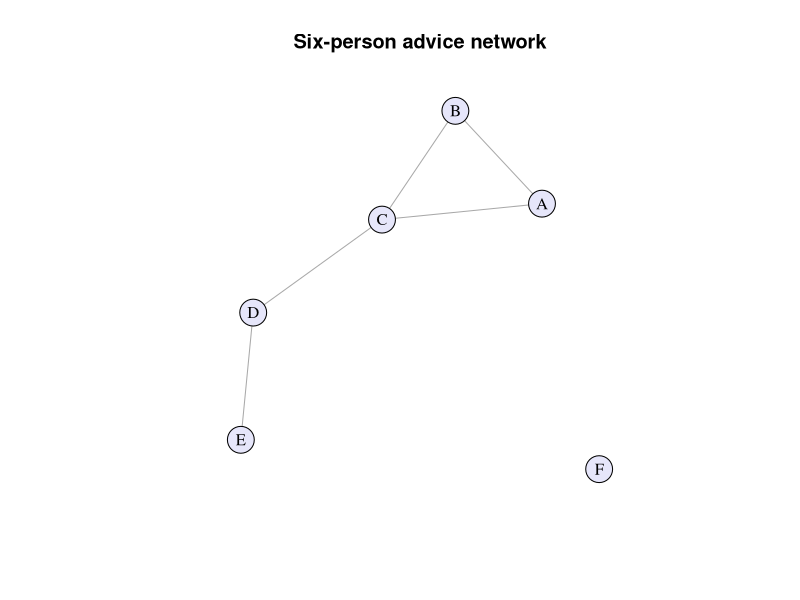
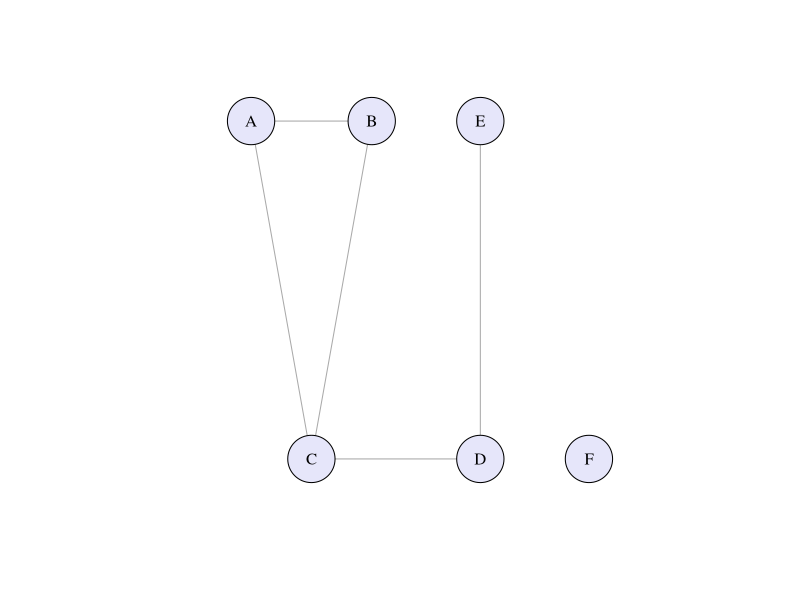
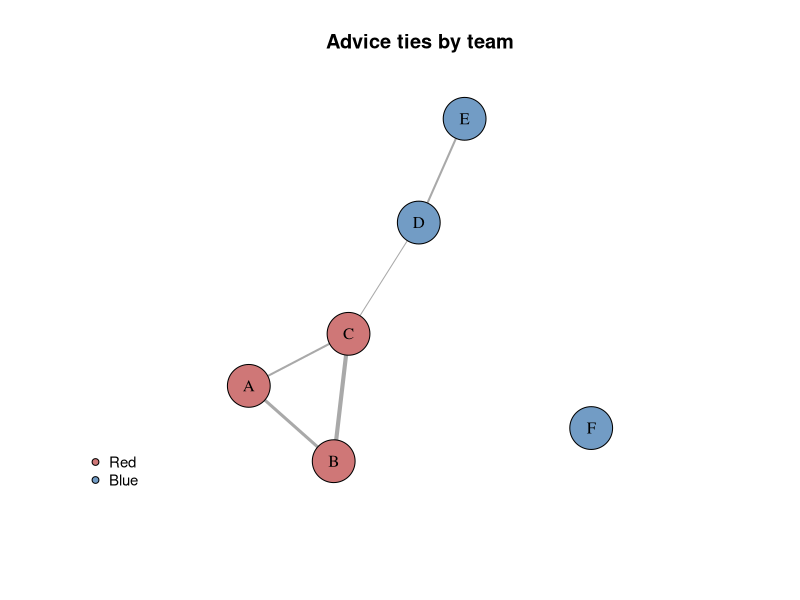
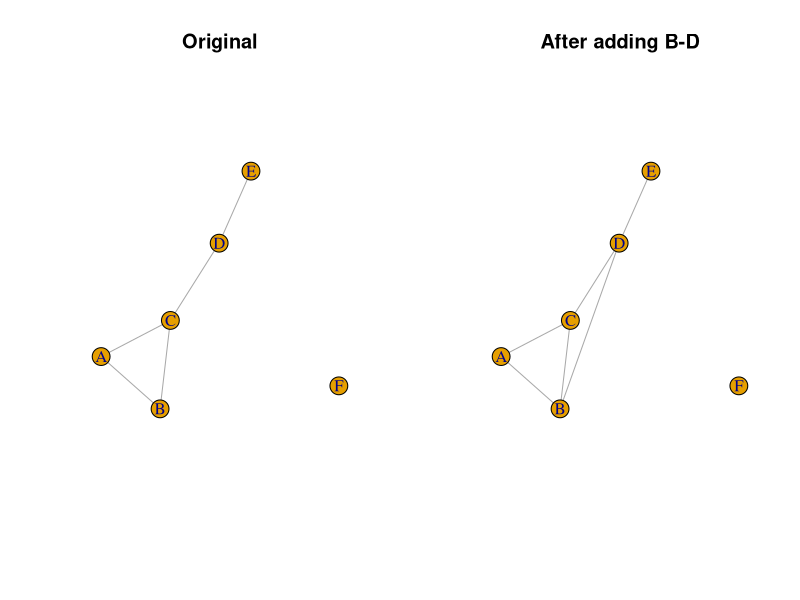
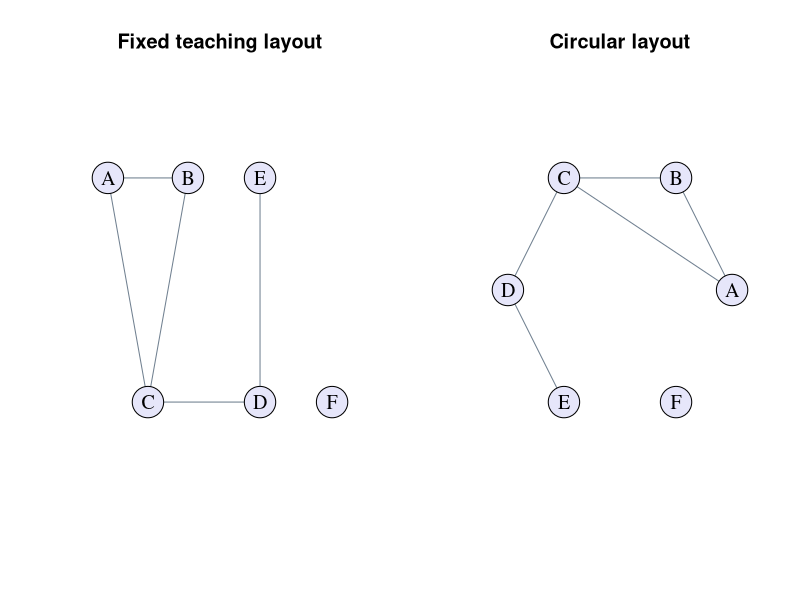
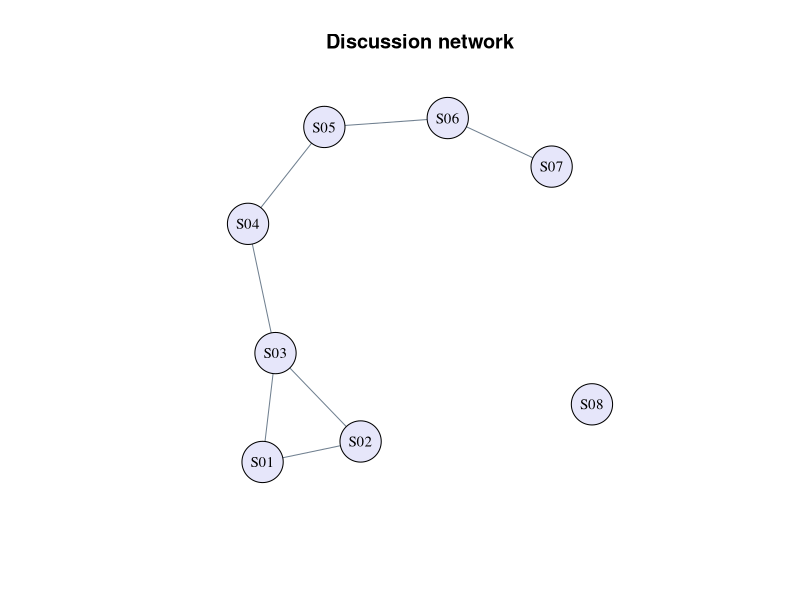
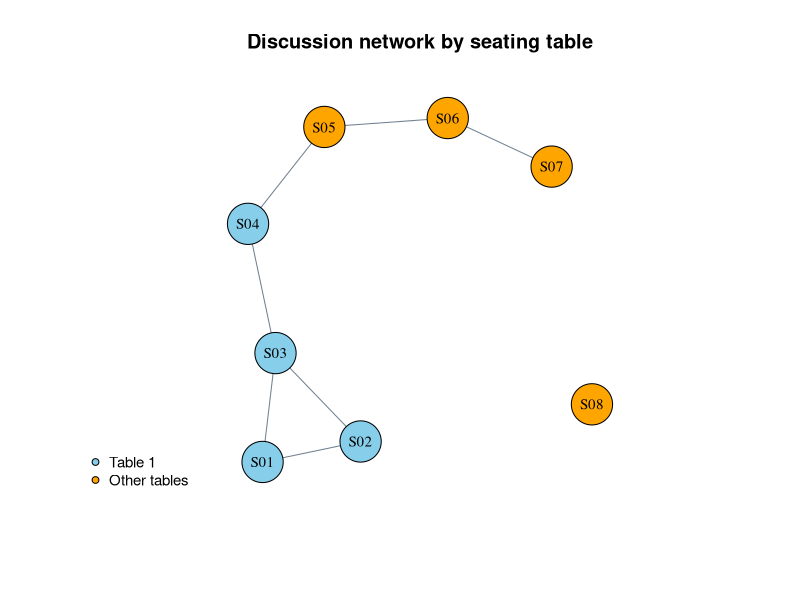
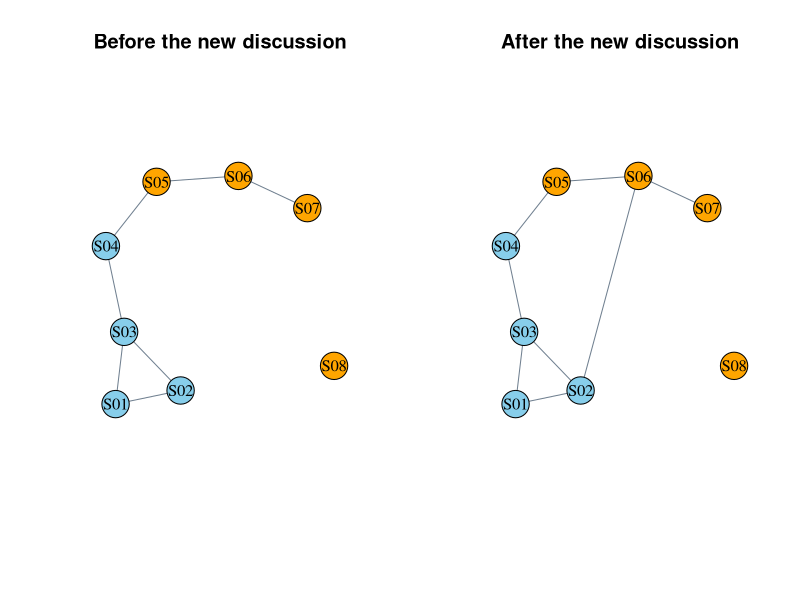

The R script that drew these images, in order:
## ---- chunk 1
knitr::opts_chunk$set(fig.width = 8, fig.height = 4.5,
                      fig.align = "center", collapse = TRUE, comment = "#>")
## ---- chunk 2
library(igraph)
## ---- chunk 3
nodes <- data.frame(name = LETTERS[1:6])
edges <- data.frame(
  from = c("A", "A", "B", "C", "D"),
  to   = c("B", "C", "C", "D", "E")
)
nodes
edges

g <- graph_from_data_frame(edges, directed = FALSE, vertices = nodes)
## ---- chunk 4
roster <- nodes
roster$team <- c("Red", "Red", "Red", "Blue", "Blue", "Blue")
ties <- edges
ties$contacts <- c(3, 2, 4, 1, 2)
g_demo <- graph_from_data_frame(ties, directed = FALSE, vertices = roster)
roster
ties
g_demo
## ---- chunk 5
c(actors = vcount(g_demo), ties = ecount(g_demo))
is_directed(g_demo)
is_simple(g_demo)   # no loops or parallel edges
vertex_attr_names(g_demo)
edge_attr_names(g_demo)
V(g_demo)[V(g_demo)$team == "Blue"]
neighbors(g_demo, "C")
as_data_frame(g_demo, what = "both")
## ---- chunk 6
A <- as_adjacency_matrix(g, sparse = FALSE)
A
A["A", "B"]
A["B", "A"]
diag(A)
## ---- chunk 7
A
t(A)
sum(A)                 # Twice the number of undirected ties
## ---- chunk 8
g_matrix <- graph_from_adjacency_matrix(A, mode = "undirected", diag = FALSE)
A
as_adjacency_matrix(g_matrix, sparse = FALSE)
## ---- chunk 9
counts <- matrix(c(0, 3, 3, 0), 2, dimnames = list(c("A","B"), c("A","B")))
one_tie <- graph_from_adjacency_matrix(counts, mode = "undirected", weighted = TRUE)
three_ties <- graph_from_adjacency_matrix(counts, mode = "undirected", weighted = NULL)
c(weighted_edges = ecount(one_tie), event_edges = ecount(three_ties))
E(one_tie)$weight
## ---- chunk 10
g_added <- add_edges(g, c("B", "D"))
cd <- get_edge_ids(g, c("C", "D"), error = TRUE)
g_deleted <- delete_edges(g, cd)
g_team <- induced_subgraph(g_demo, V(g_demo)[V(g_demo)$team == "Red"])
g_expanded <- add_vertices(g, 1, name = "G")
g_without_f <- delete_vertices(g, "F")
c(original = ecount(g), added = ecount(g_added), deleted = ecount(g_deleted))
as_data_frame(g_team, what = "both")
## ---- chunk 11
plot(g, vertex.color = "lavender", vertex.label.color = "black",
     main = "Six-person advice network")
## ---- chunk 12
fixed_layout <- rbind(c(0, 1), c(2, 1), c(1, 0),
                      c(3.8, 0), c(3.8, 1), c(5.6, 0))
plot(g, layout = fixed_layout, vertex.size = 28,
     vertex.color = "lavender", vertex.label.color = "black")
## ---- chunk 13
plot_advice <- function(network, main = "", layout = fixed_layout) {
  plot(network, layout = layout, main = main,
       vertex.size = 28, vertex.color = "lavender",
       vertex.label.color = "black", vertex.label.cex = 1.2,
       edge.color = "slategray", edge.arrow.size = 0.5)
}
## ---- chunk 14
team_colours <- c(Red = "#CF7777", Blue = "#729CC5")
set.seed(42)
xy <- layout_with_fr(g_demo, weights = NA)
V(g_demo)$color <- unname(team_colours[V(g_demo)$team])
plot(g_demo, layout = xy, vertex.size = 25, vertex.label.color = "black",
     edge.width = E(g_demo)$contacts, main = "Advice ties by team")
legend("bottomleft", legend = names(team_colours), pt.bg = team_colours,
       pch = 21, bty = "n", cex = 0.9)
## ---- chunk 15
op <- par(mfrow = c(1, 2))
plot(g, layout = xy, main = "Original")
plot(g_added, layout = xy, main = "After adding B-D")
par(op)
## ---- chunk 16
par(mfrow = c(1, 2))
plot_advice(g, "Fixed teaching layout")
plot_advice(g, "Circular layout", layout = layout_in_circle(g))
par(mfrow = c(1, 1))
## ---- chunk 17
class_nodes <- data.frame(
  name = c("S01", "S02", "S03", "S04", "S05", "S06", "S07", "S08"),
  table = c("1", "1", "1", "1", "2", "2", "3", "3")
)
class_nodes
## ---- chunk 18
class_ties <- data.frame(
  from = c("S01", "S01", "S02", "S03", "S04", "S05", "S06"),
  to   = c("S02", "S03", "S03", "S04", "S05", "S06", "S07")
)
class_ties
## ---- chunk 19
g_class <- graph_from_data_frame(
  class_ties,
  directed = FALSE,
  vertices = class_nodes
)
g_class
## ---- chunk 20
V(g_class)$name
E(g_class)
vcount(g_class)
ecount(g_class)
as_data_frame(g_class, what = "vertices")
as_data_frame(g_class, what = "edges")
## ---- chunk 21
set.seed(666)
class_layout <- layout_with_fr(g_class)
plot(g_class, layout = class_layout,
     vertex.label = V(g_class)$name,
     vertex.color = "lavender", vertex.size = 24,
     vertex.label.color = "black", vertex.label.cex = 0.9,
     edge.color = "slategray",
     main = "Discussion network")
## ---- chunk 22
V(g_class)$color <- ifelse(V(g_class)$table == "1", "skyblue", "orange")
plot(g_class, layout = class_layout, vertex.size = 24,
     vertex.label.color = "black", vertex.label.cex = 0.9,
     edge.color = "slategray", main = "Discussion network by seating table")
legend("bottomleft", legend = c("Table 1", "Other tables"),
       pt.bg = c("skyblue", "orange"), pch = 21, bty = "n", cex = 0.9)
## ---- chunk 23
g_class_plus <- add_edges(g_class, c("S02", "S06"))
as_data_frame(g_class_plus, what = "edges")
## ---- chunk 24
par(mfrow = c(1, 2))
plot(g_class, layout = class_layout, vertex.size = 24,
     vertex.label.color = "black", edge.color = "slategray",
     main = "Before the new discussion")
plot(g_class_plus, layout = class_layout, vertex.size = 24,
     vertex.label.color = "black", edge.color = "slategray",
     main = "After the new discussion")
par(mfrow = c(1, 1))
## ---- chunk 25
class_edge <- get_edge_ids(g_class, c("S03", "S04"))
g_class_corrected <- delete_edges(g_class, class_edge)
as_data_frame(g_class_corrected, what = "edges")
plot(g_class_corrected, layout = class_layout, vertex.size = 24,
     vertex.label.color = "black", edge.color = "slategray",
     main = "After removing an incorrect pair")
## ---- chunk 26
class_table1 <- V(g_class)[V(g_class)$table == "1"]
g_class_table1 <- induced_subgraph(g_class, class_table1)
as_data_frame(g_class_table1, what = "both")
plot(g_class_table1, layout = layout_in_circle(g_class_table1),
     vertex.size = 26, vertex.label.color = "black",
     edge.color = "slategray", main = "Students at table 1")
## ---- chunk 27
g_class_without_s03 <- delete_vertices(g_class, "S03")
as_data_frame(g_class_without_s03, what = "both")
plot(g_class_without_s03, layout = layout_in_circle(g_class_without_s03),
     vertex.size = 24, vertex.label.color = "black",
     edge.color = "slategray", main = "A smaller set of students")
## ---- chunk 28
g_list <- graph_from_edgelist(as.matrix(edges[c("from", "to")]), directed = FALSE)
g_list <- add_vertices(g_list, 1, name = "F")
g_ring <- make_ring(5)
## ---- chunk 29
attendance <- matrix(c(1, 1, 0, 0, 1, 1), nrow = 3,
                     dimnames = list(c("A","B","C"), c("Event 1","Event 2")))
g_events <- graph_from_biadjacency_matrix(attendance)
as_data_frame(g_events, what = "both")
## ---- chunk 30
events <- data.frame(from = c("A","A","B"), to = c("B","B","B"),
                     contacts = c(2, 3, 1))
g_events_raw <- graph_from_data_frame(events, directed = FALSE, vertices = roster)
is_simple(g_events_raw)
g_clean <- simplify(g_events_raw, remove.multiple = TRUE, remove.loops = TRUE,
                    edge.attr.comb = list(contacts = "sum", "ignore"))
as_data_frame(g_clean, what = "edges")
## ---- chunk 31
data.frame(node = V(g)$name,
           matrix_row_sum = rowSums(A),
           igraph_degree = degree(g))
## ---- chunk 32
n <- vcount(g)
m <- ecount(g)
c(sum_degree = sum(degree(g)), twice_ties = 2 * m,
  mean_degree = mean(degree(g)), formula_mean = 2 * m / n)
## ---- chunk 33
data.frame(node = V(g)$name, degree = degree(g),
           share_of_possible_neighbours = degree(g) / (vcount(g) - 1))
## ---- chunk 34
possible_ties <- n * (n - 1) / 2
c(nodes = n, ties = m, possible_ties = possible_ties,
  density_by_hand = m / possible_ties,
  density_igraph = edge_density(g, loops = FALSE))
## ---- chunk 35
edges_plus <- rbind(edges, data.frame(from = "E", to = "F"))
g_plus <- graph_from_data_frame(edges_plus, directed = FALSE,
                                vertices = nodes)
## ---- chunk 36
data.frame(node = V(g)$name, before = degree(g), after = degree(g_plus))
c(before = edge_density(g), after = edge_density(g_plus))
plot_advice(g_plus, "After adding E-F")
## ---- chunk 37
g_without_node_list <- graph_from_data_frame(edges, directed = FALSE)
c(nodes = vcount(g_without_node_list),
  density = edge_density(g_without_node_list))
## ---- chunk 38
cycle_6 <- make_ring(6, directed = FALSE)
cycle_20 <- make_ring(20, directed = FALSE)
cycle_100 <- make_ring(100, directed = FALSE)
data.frame(
  nodes = c(6, 20, 100),
  mean_degree = c(mean(degree(cycle_6)), mean(degree(cycle_20)),
                  mean(degree(cycle_100))),
  density = c(edge_density(cycle_6), edge_density(cycle_20),
              edge_density(cycle_100))
)
## ---- chunk 39
g_dir <- graph_from_data_frame(edges, directed = TRUE, vertices = nodes)
plot_advice(g_dir, "Directed nominations: seeker to source")
A_dir <- as_adjacency_matrix(g_dir, sparse = FALSE)
A_dir
neighbors(g_dir, "C", mode = "in")
neighbors(g_dir, "C", mode = "out")
## ---- chunk 40
data.frame(node = V(g_dir)$name,
           out_matrix = rowSums(A_dir),
           out_degree = degree(g_dir, mode = "out"),
           in_matrix = colSums(A_dir),
           in_degree = degree(g_dir, mode = "in"))
## ---- chunk 41
c(directed_density = edge_density(g_dir, loops = FALSE),
  formula = ecount(g_dir) / (vcount(g_dir) * (vcount(g_dir) - 1)),
  sum_out_degree = sum(degree(g_dir, mode = "out")),
  sum_in_degree = sum(degree(g_dir, mode = "in")))
## ---- chunk 42
reversed_edges <- data.frame(from = edges$to, to = edges$from)
g_reverse <- graph_from_data_frame(reversed_edges, directed = TRUE,
                                   vertices = nodes)
data.frame(node = V(g_dir)$name,
           original_in = degree(g_dir, mode = "in"),
           reversed_out = degree(g_reverse, mode = "out"))
c(original_density = edge_density(g_dir),
  reversed_density = edge_density(g_reverse))
## ---- chunk 43
weighted_edges <- edges
weighted_edges$weight <- c(3, 1, 2, 4, 1)
g_weighted <- graph_from_data_frame(weighted_edges, directed = TRUE,
                                   vertices = nodes)
W <- as_adjacency_matrix(g_weighted, attr = "weight", sparse = FALSE)
W
## ---- chunk 44
data.frame(node = V(g_weighted)$name,
           out_degree = degree(g_weighted, mode = "out"),
           out_strength = strength(g_weighted, mode = "out"))
## ---- chunk 45
x <- setNames(c(1, 0, 0, 0, 0, 0), V(g)$name)
x
A %*% x
## ---- chunk 46
ones <- rep(1, nrow(A))
data.frame(node = rownames(A),
           matrix_degree = as.numeric(A %*% ones),
           package_degree = degree(g))
## ---- chunk 47
M <- matrix(c(1, 1, 0,
              0, 1, 1), nrow = 2, byrow = TRUE,
            dimnames = list(c("A", "B"), c("X", "Y", "Z")))
N <- matrix(c(2, 0,
              1, 3,
              0, 1), nrow = 3, byrow = TRUE,
            dimnames = list(c("X", "Y", "Z"), c("U", "V")))
M
N
## ---- chunk 48
M %*% N
## ---- chunk 49
A2 <- A %*% A
A2
c(AA = A2["A", "A"], AB = A2["A", "B"],
  AD = A2["A", "D"], AE = A2["A", "E"])
## ---- chunk 50
A^2
A
## ---- chunk 51
A3 <- A2 %*% A
A3["A", "E"]
## ---- chunk 52
Delta <- distances(g, mode = "all", weights = NA)
Delta
components(g)$membership
components(g)$csize
## ---- chunk 53
bridge_edges <- bridges(g)
as_edgelist(g)[as.integer(bridge_edges), , drop = FALSE]
as_ids(articulation_points(g))
## ---- chunk 54
edges_no_ab <- edges[!(edges$from == "A" & edges$to == "B"), ]
edges_no_cd <- edges[!(edges$from == "C" & edges$to == "D"), ]
g_no_ab <- graph_from_data_frame(edges_no_ab, directed = FALSE,
                                 vertices = nodes)
g_no_cd <- graph_from_data_frame(edges_no_cd, directed = FALSE,
                                 vertices = nodes)
par(mfrow = c(1, 2))
plot_advice(g_no_ab, "Remove A-B")
plot_advice(g_no_cd, "Remove C-D")
par(mfrow = c(1, 1))
data.frame(version = c("Original", "Remove A-B", "Remove C-D"),
           components = c(components(g)$no, components(g_no_ab)$no,
                          components(g_no_cd)$no),
           density = c(edge_density(g), edge_density(g_no_ab),
                       edge_density(g_no_cd)))
## ---- chunk 55
components(g_dir, mode = "weak")$membership
components(g_dir, mode = "strong")$membership
distances(g_dir, mode = "out", weights = NA)
## ---- chunk 56
g_connected <- induced_subgraph(g, vids = LETTERS[1:5])
closeness(g_connected, normalized = TRUE, weights = NA)
## ---- chunk 57
inverse_distance <- 1 / Delta
diag(inverse_distance) <- 0
harmonic_manual <- rowSums(inverse_distance) / (vcount(g) - 1)
harmonic_package <- harmonic_centrality(
  g, mode = "all", normalized = TRUE, weights = NA
)
data.frame(node = V(g)$name, manual = harmonic_manual,
           igraph = harmonic_package)
## ---- chunk 58
scores <- data.frame(
  node = V(g)$name,
  degree = degree(g),
  harmonic = harmonic_package,
  betweenness = betweenness(g, directed = FALSE,
                            normalized = FALSE, weights = NA),
  eigenvector = eigen_centrality(g, directed = FALSE,
                                 weights = NA)$vector
)
knitr::kable(scores, digits = 3, row.names = FALSE)
## ---- chunk 59
c(raw_C = scores$betweenness[scores$node == "C"],
  normalized_C = betweenness(g, directed = FALSE,
                             normalized = TRUE, weights = NA)["C"])
## ---- chunk 60
g_alt <- add_edges(g, c("B", "D"))
par(mfrow = c(1, 2))
plot_advice(g, "Original")
plot_advice(g_alt, "With B-D")
par(mfrow = c(1, 1))
## ---- chunk 61
route_comparison <- data.frame(
  node = V(g)$name,
  degree_before = degree(g),
  degree_after = degree(g_alt),
  brokerage_before = betweenness(g, directed = FALSE, weights = NA),
  brokerage_after = betweenness(g_alt, directed = FALSE, weights = NA)
)
knitr::kable(route_comparison, row.names = FALSE)
as_ids(articulation_points(g_alt))
## ---- chunk 62
position <- setNames(c("Group 1", "Group 1", "Group 1",
                       "Group 2", "Group 2", "Group 2"), nodes$name)
discussions <- as_data_frame(g, what = "edges")
discussions$cross_group <- unname(position[discussions$from] !=
                                  position[discussions$to])
discussions
mean(discussions$cross_group)
## ---- chunk 63
page_scores <- page_rank(g_dir, damping = 0.85, weights = NA)$vector
data.frame(node = V(g_dir)$name,
           incoming_nominations = degree(g_dir, mode = "in"),
           PageRank = round(page_scores, 3))
## ---- chunk 64
score <- rep(1, nrow(A))
history <- matrix(NA_real_, nrow = 8, ncol = nrow(A),
                  dimnames = list(paste0("step_", 1:8), rownames(A)))
for (step in seq_len(nrow(history))) {
  score <- as.numeric(A %*% score)
  score <- score / max(score)
  history[step, ] <- score
}
knitr::kable(history, digits = 3)
## ---- chunk 65
eig <- eigen(A, symmetric = TRUE)
lambda <- eig$values[1]
x_eigen <- eig$vectors[, 1]
# The sign and scale of an eigenvector are arbitrary.
if (sum(x_eigen) < 0) x_eigen <- -x_eigen
x_eigen <- x_eigen / max(x_eigen)
names(x_eigen) <- rownames(A)
lambda
x_eigen
## ---- chunk 66
round(A %*% x_eigen, 3)
round(lambda * x_eigen, 3)
data.frame(node = rownames(A), matrix_solution = x_eigen,
           igraph_solution = eigen_centrality(g, weights = NA)$vector)
## ---- chunk 67
x_demo <- setNames(c(1, 2, 4, 0, 0, 0), rownames(A_dir))
data.frame(node = rownames(A_dir),
           outgoing_neighbour_values = as.numeric(A_dir %*% x_demo),
           values_received = as.numeric(t(A_dir) %*% x_demo))
## ---- chunk 68
n_dir <- nrow(A_dir)
out_degree <- rowSums(A_dir)
P <- matrix(0, n_dir, n_dir, dimnames = dimnames(A_dir))
for (i in seq_len(n_dir)) {
  if (out_degree[i] > 0) {
    P[i, ] <- A_dir[i, ] / out_degree[i]
  } else {
    P[i, ] <- rep(1 / n_dir, n_dir)
  }
}
P
rowSums(P)
## ---- chunk 69
alpha <- 0.85
v <- rep(1 / n_dir, n_dir)
p_manual <- as.numeric(solve(diag(n_dir) - alpha * t(P),
                             (1 - alpha) * v))
names(p_manual) <- rownames(A_dir)
p_package <- page_rank(g_dir, directed = TRUE, damping = alpha,
                       weights = NA)$vector
data.frame(node = rownames(A_dir), manual = p_manual, igraph = p_package)
sum(p_manual)
round(p_manual, 3)
round(p_package, 3)
## ---- chunk 70
cost_edges <- data.frame(from = c("A", "B", "A"),
                            to = c("B", "C", "C"),
                            weight = c(10, 10, 1))
g_costs <- graph_from_data_frame(cost_edges, directed = FALSE)
# Assume counts are tie strengths; define separate reciprocal costs.
E(g_costs)$cost <- 1 / E(g_costs)$weight
c(unweighted = distances(g_costs, "A", "C", weights = NA)[1, 1],
  counts_as_cost = distances(g_costs, "A", "C",
                             weights = E(g_costs)$weight)[1, 1],
  reciprocal_cost = distances(g_costs, "A", "C",
                              weights = E(g_costs)$cost)[1, 1])
## ---- chunk 71
D <- diag(rowSums(A))
L <- D - A
as.numeric(L %*% rep(1, nrow(A)))
laplacian_eigenvalues <- eigen(L, symmetric = TRUE)$values
round(laplacian_eigenvalues, 8)
components(g)$no
## ---- chunk 72
z <- c(0, 0, 0, 1, 1, 0)
energy_matrix <- as.numeric(t(z) %*% L %*% z)
edge_indices <- as_edgelist(g, names = FALSE)
energy_edges <- sum((z[edge_indices[, 1]] - z[edge_indices[, 2]])^2)
c(matrix = energy_matrix, edge_sum = energy_edges)
## ---- chunk 73
score_shift <- rep(1, nrow(A))
for (step in seq_len(200)) {
  score_shift <- as.numeric((A + diag(nrow(A))) %*% score_shift)
  score_shift <- score_shift / max(score_shift)
}
round(score_shift, 3)
round(x_eigen, 3)
